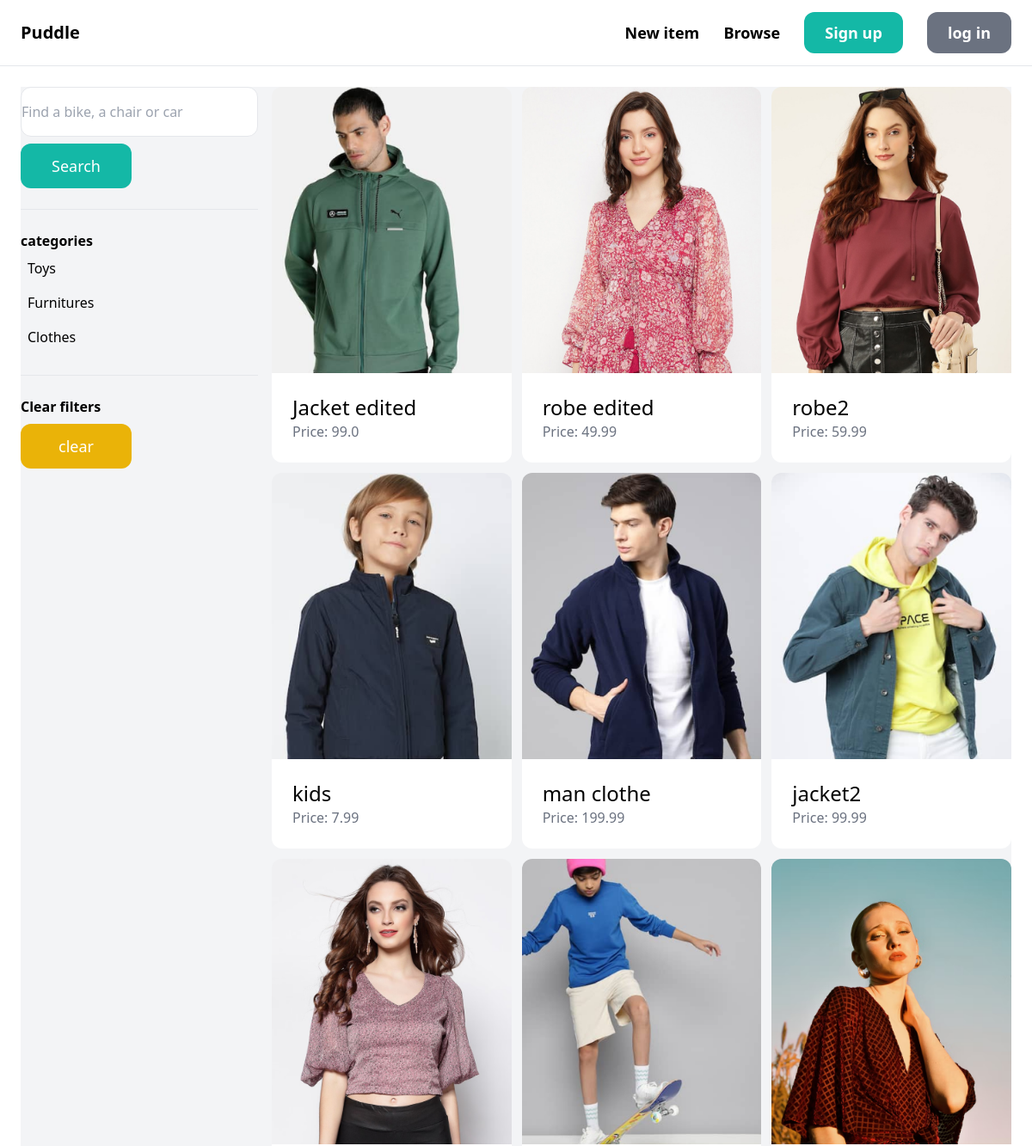
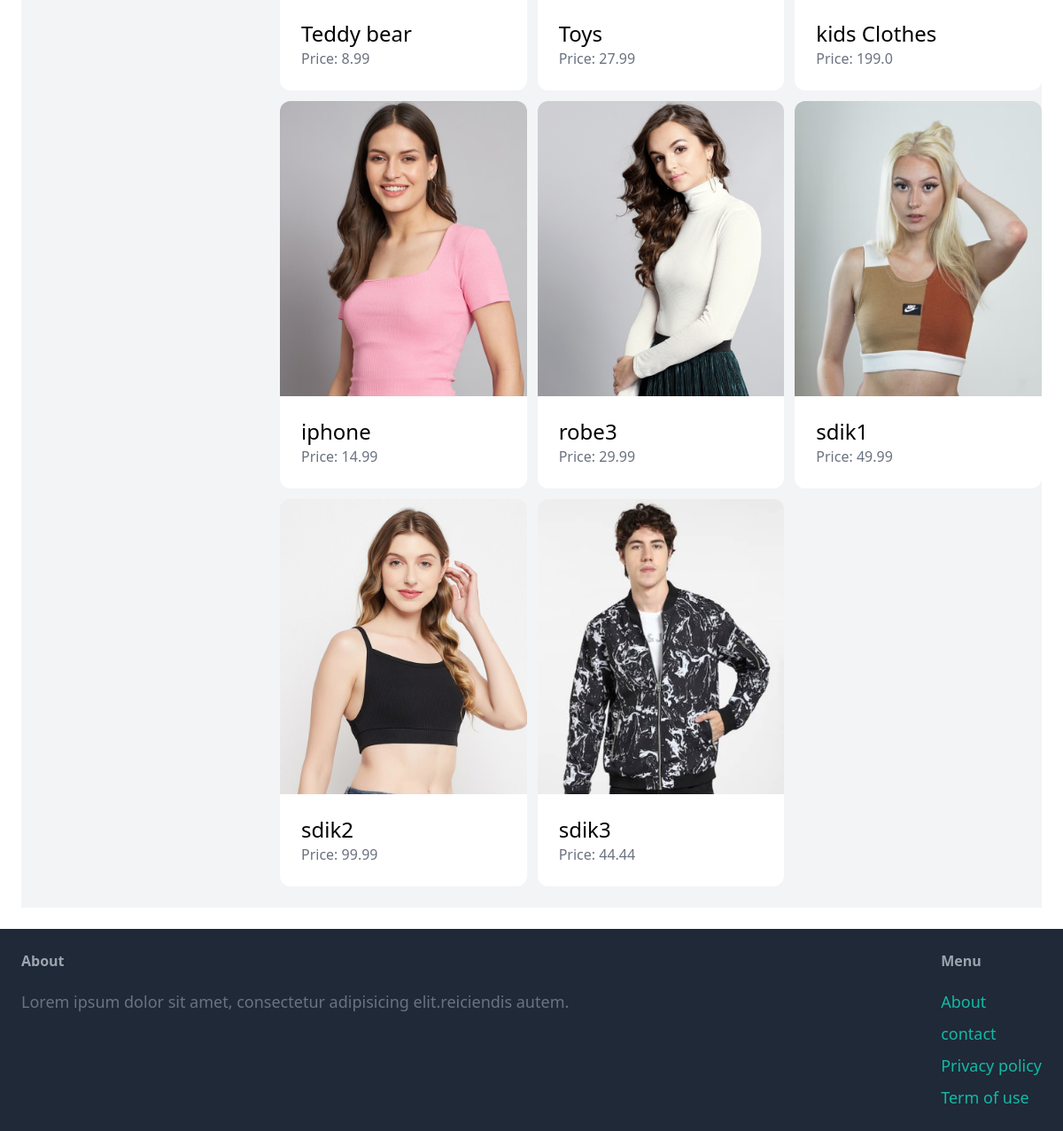
The page /item/ on the database its author committed (2 pictures, top to bottom).
### item/models.py (models this page shows, shortened)
class Category(models.Model):
    name= models.CharField(max_length=255)
    class Meta:
        verbose_name_plural= 'Categories'

class Item(models.Model):
    Category = models.ForeignKey(Category , related_name='items' , on_delete=models.CASCADE)
    name = models.CharField(max_length=255)
    description = models.TextField(blank=True , null=True)
    price = models.FloatField()
    image = models.ImageField(upload_to='item_images' , blank=True , null=True)
    is_sold = models.BooleanField(default=False)
    created_by = models.ForeignKey(User , related_name='items' , on_delete=models.CASCADE)
    created_at = models.DateTimeField(auto_now_add=True)

### item/views.py (the view)
# urls.py: path('' , views.items, name="items"),
def items(request):
    query = request.GET.get('query' , '')
    category_id = request.GET.get('category' , 0)
    items = Item.objects.filter(is_sold = False)
    categories = Category.objects.all()
    if query:
        items = items.filter( Q(name__icontains = query) | Q(description__icontains = query) )
    if category_id:
        items = items.filter( Category_id = category_id)
    return render(request , 'item/items.html' , {
        'items' : items ,
        'query':query ,
        'categories': categories ,
        'category_id': int(category_id)
    })

### item/templates/item/items.html (shortened to what this page needs)
{% extends 'core/base.html' %}
{%block content%}
<div class="pb-6 grid grid-cols-4 gap-4 bg-gray-100">
    <div class="col-span-1">
        <form action="{% url 'item:items' %}" method="get">
            <input type="text" name="query" class="w-full py-4 border rounded-xl" value="{{query}}"
                placeholder="Find a bike, a chair or car">
            <button class="mt-2 py-3 px-9 text-lg bg-teal-500 text-white rounded-xl">Search</button>
        </form>
        <hr class="my-6">
        <p class="font-semibold">categories</p>
        <ul>
            {% for category in categories %}
            <li class="py-2 px-2 rounded-xl {% if category.id == category_id %} bg-gray-200 {% endif%}">
                <a href="{% url 'item:items'%}?query={{query}}&category={{category.id}}">
                    {{category.name}}
                </a>
            </li>
            {% endfor %}
        </ul>
        <hr class="my-6">
        <p class="font-semibold">Clear filters</p>
        <ul>
            <li>
                <a href="{% url 'item:items' %}"
                    class="mt-2 py-3 px-11 inline-block bg-yellow-500 text-lg rounded-xl text-white hover:bg-yellow-700">clear</a>
            </li>
        </ul>
    </div>
    <div class="col-span-3">
        <div class="grid grid-cols-3 gap-3">
            {% for item in items %}
            <div>
                <a href='{% url "item:detail" item.id %}'>
                    <div>
                        <img src="{{item.image.url}}" class="rounded-t-xl">
                    </div>
                    <div class="p-6 bg-white rounded-b-xl">
                        <h2 class="text-2xl">{{item.name}}</h2>
                        <p class="text-gray-500">Price: {{item.price}}</p>
                    </div>
                </a>
            </div>
            {% endfor %}
        </div>
    </div>
</div>
{%endblock%}

### core/templates/core/base.html (shortened to what this page needs)
<!DOCTYPE html>
<html lang="en">
<head>
    <script src="https://cdn.tailwindcss.com"></script>
</head>
<body>
    <nav class="px-6 py-6 flex justify-between items-center border-b border-gray-200">
        <a href="/" class="text-xl font-semibold">Puddle</a>
        <div class="space-x-6">
            <a href="{%url 'item:new'%}" class="text-lg font-semibold hover:text-gray-500">New item</a>
            <a href="{% url 'item:items' %}" class="text-lg font-semibold hover:text-gray-500">Browse</a>
            {% if request.user.is_authenticated %}
            <a href="{% url 'conversation:inbox' %}"
                class="px-6 py-3 text-lg font-semibold bg-teal-500 text-white rounded-xl hover:bg-teal-700">Inbox</a>
            <a href="{% url 'dashboard:index' %}"
                class="px-6 py-3 text-lg font-semibold bg-gray-500 text-white rounded-xl hover:bg-gray-700">Dashboard</a>
            {% else %}
            <a href="{%url 'signup' %}"
                class="px-6 py-3 text-lg font-semibold bg-teal-500 text-white rounded-xl hover:bg-teal-700">Sign
                up</a>
            <a href="{%url 'login' %}"
                class="px-6 py-3 text-lg font-semibold bg-gray-500 text-white rounded-xl hover:bg-gray-700">log
                in</a>
            {%endif%}
        </div>
    </nav>
    <div class="px-6 py-6">
        {%block content%}
        {%endblock%}
    </div>
    <footer class="px-6 py-6 flex justify-between bg-gray-800">
        <div class="w2/3 pr-10">
            <h3 class="mb-5 font-semibold text-gray-400">About</h3>
            <p class="text-lg text-gray-500">Lorem ipsum dolor sit amet, consectetur adipisicing elit.reiciendis autem.
            </p>
        </div>
        <div class="w1/3">
            <h3 class="mb-5 font-semibold text-gray-400">Menu</h3>
            <ul class="space-y-2">
                <li><a href="#" class="text-lg text-teal-500 hover:text-teal-700">About</a></li>
                <li><a href="{%url 'contact' %}" class="text-lg text-teal-500 hover:text-teal-700">contact</a></li>
                <li><a href="#" class="text-lg text-teal-500 hover:text-teal-700">Privacy policy</a></li>
                <li><a href="#" class="text-lg text-teal-500 hover:text-teal-700">Term of use</a></li>
            </ul>
        </div>
    </footer>
</body>
</html>

### rows shown on the page
Category: name "Toys"
Category: name "Furnitures"
Category: name "Clothes"
Item: image (picture), name "Jacket edited", price "99.0"
Item: image (picture), name "robe edited", price "49.99"
Item: image (picture), name "robe2", price "59.99"
Item: image (picture), name "kids", price "7.99"
Item: image (picture), name "man clothe", price "199.99"
Item: image (picture), name "jacket2", price "99.99"
Item: image (picture), name "Teddy bear", price "8.99"
Item: image (picture), name "Toys", price "27.99"
Item: image (picture), name "kids Clothes", price "199.0"
Item: image (picture), name "iphone", price "14.99"
Item: image (picture), name "robe3", price "29.99"
Item: image (picture), name "sdik1", price "49.99"
Item: image (picture), name "sdik2", price "99.99"
Item: image (picture), name "sdik3", price "44.44"
